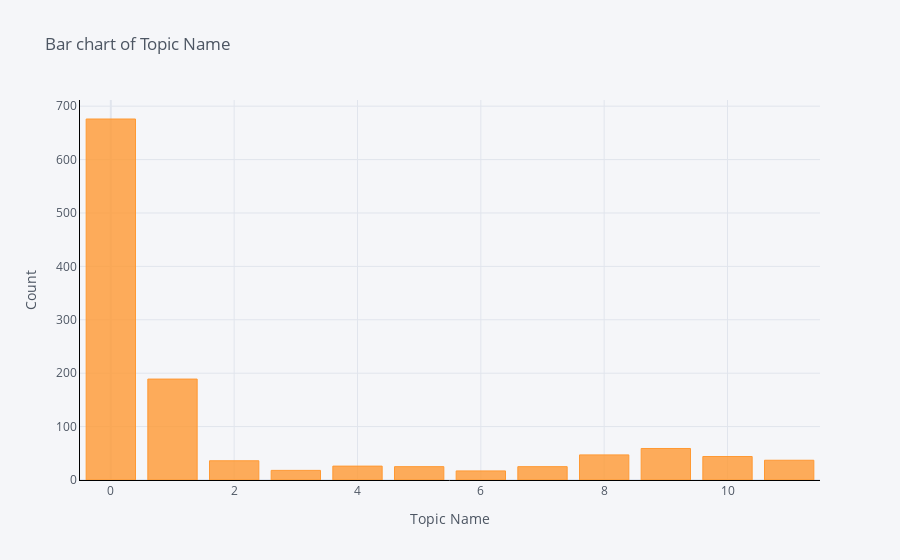

Write notebook code for a chart like this one.
### Markdown cell above
Next we observe which topics are distributed in which way, this is vital as we have to build a classifier based on this

### Code cell
data.groupby('topic').count()['clean_text'].iplot(kind='bar', 
                                              yTitle='Count', 
                                              linecolor='black', 
                                              opacity=0.8,
                                              title='Bar chart of Topic Name',
                                              xTitle='Topic Name')

### Figure 1 — Plotly figure (JSON) as saved in the notebook; plotly's stock layout.template omitted (floating-point values rounded to 4 significant figures)
{"data": [{"marker": {"color": "rgba(255, 153, 51, 0.8)", "line": {"color": "rgba(255, 153, 51, 1.0)", "width": 1}}, "name": "clean_text", "orientation": "v", "text": "", "type": "bar", "x": [0, 1, 2, 3, 4, 5, 6, 7, 8, 9, 10, 11], "y": [676, 189, 36, 18, 26, 25, 17, 25, 47, 59, 44, 37]}], "layout": {"legend": {"bgcolor": "#F5F6F9", "font": {"color": "#4D5663"}}, "paper_bgcolor": "#F5F6F9", "plot_bgcolor": "#F5F6F9", "title": {"font": {"color": "#4D5663"}, "text": "Bar chart of Topic Name"}, "xaxis": {"gridcolor": "#E1E5ED", "linecolor": "black", "showgrid": true, "tickfont": {"color": "#4D5663"}, "title": {"font": {"color": "#4D5663"}, "text": "Topic Name"}, "zerolinecolor": "#E1E5ED"}, "yaxis": {"gridcolor": "#E1E5ED", "linecolor": "black", "showgrid": true, "tickfont": {"color": "#4D5663"}, "title": {"font": {"color": "#4D5663"}, "text": "Count"}, "zerolinecolor": "#E1E5ED"}}}
